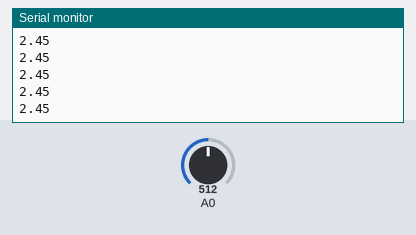
Bench run of a sketch on a simulated Arduino Uno, built with avr-gcc and run on an emulated ATmega328P. On the bench: the last lines printed to the serial monitor. Inputs (shaded band) come from the test bench; at power-on: A0 = 512.

Above: at 1.2 s.
1.3 s: A0 set to 716
At 1.9 s:
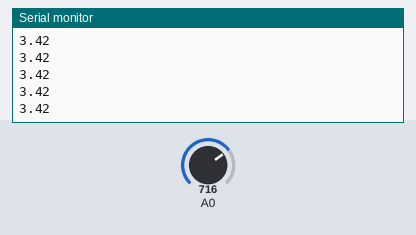
2.8 s: A0 set to 900
At 3.6 s:
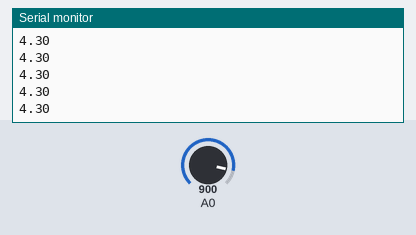
Timing chart, 0 to 5.8 s (numbered marks = the images above; inputs shaded):
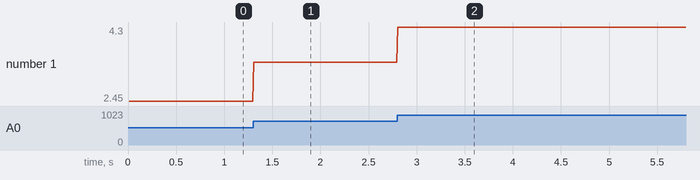

The sketch:

current_sensor.ino
```cpp
void setup(){
  pinMode(A0, INPUT);
  Serial.begin(9600);
}
void loop(){
  int analogvaluetemp;
  float analogvalue;
  float current;
  analogvaluetemp=analogRead(A0);
  delay(10);
  analogvaluetemp=analogRead(A0);
  analogvaluetemp=analogRead(A0);
  analogvalue=analogvaluetemp*(4.89/1024.0);
  current=analogvalue;

  Serial.println(current);
}
```

Measured:
- after the input at 1.3 s, the serial monitor: prints a new line at once (image 1)
- after the input at 2.8 s, the serial monitor: prints a new line at once (image 2)
- plotted number 1: 2.45 → 3.42 after the input at 1.3 s, 3.42 → 4.3 after the input at 2.8 s
